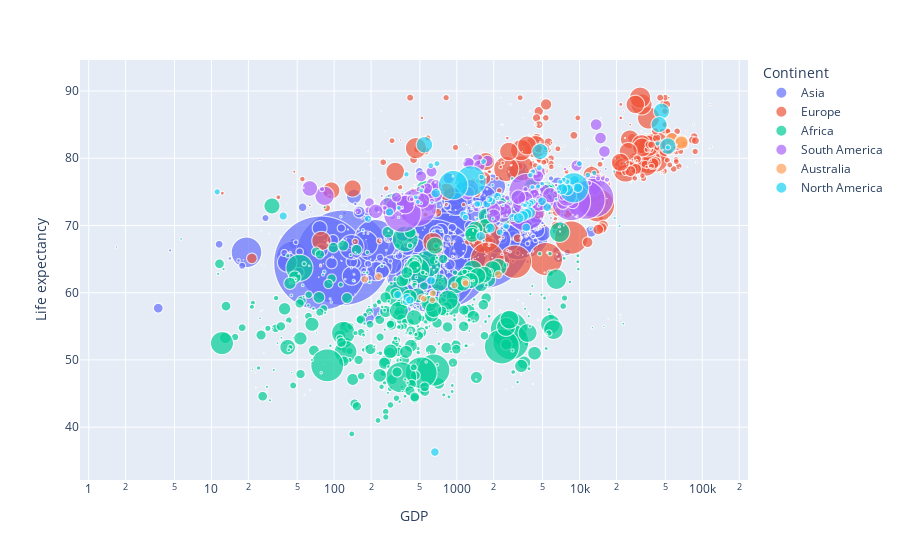

Notebook code cell kept with this figure:
### Code cell
bubble_graph = px.scatter(bubble_graph_data, x='GDP', y='Life expectancy ', size='Population', color='Continent', hover_name='Country', size_max=100, log_x=True)
bubble_graph.show()

### Figure 1 — Plotly figure (JSON) as saved in the notebook; plotly's stock layout.template omitted (floating-point values rounded to 4 significant figures; data arrays with more than 128 entries replaced by an {"elided": "..."} marker saying what was removed)
{"data": [{"hovertemplate": "<b>%{hovertext}</b><br><br>Continent=Asia<br>GDP=%{x}<br>Life expectancy =%{y}<br>Population=%{marker.size}<extra></extra>", "hovertext": {"elided": "484 str values"}, "legendgroup": "Asia", "marker": {"color": "#636efa", "size": {"elided": "484 int values"}, "sizemode": "area", "sizeref": 129400.0, "symbol": "circle"}, "mode": "markers", "name": "Asia", "showlegend": true, "type": "scattergl", "x": {"elided": "484 float values"}, "xaxis": "x", "y": {"elided": "484 float values"}, "yaxis": "y"}, {"hovertemplate": "<b>%{hovertext}</b><br><br>Continent=Europe<br>GDP=%{x}<br>Life expectancy =%{y}<br>Population=%{marker.size}<extra></extra>", "hovertext": {"elided": "544 str values"}, "legendgroup": "Europe", "marker": {"color": "#EF553B", "size": {"elided": "544 int values"}, "sizemode": "area", "sizeref": 129400.0, "symbol": "circle"}, "mode": "markers", "name": "Europe", "showlegend": true, "type": "scattergl", "x": {"elided": "544 float values"}, "xaxis": "x", "y": {"elided": "544 float values"}, "yaxis": "y"}, {"hovertemplate": "<b>%{hovertext}</b><br><br>Continent=Africa<br>GDP=%{x}<br>Life expectancy =%{y}<br>Population=%{marker.size}<extra></extra>", "hovertext": {"elided": "739 str values"}, "legendgroup": "Africa", "marker": {"color": "#00cc96", "size": {"elided": "739 float values"}, "sizemode": "area", "sizeref": 129400.0, "symbol": "circle"}, "mode": "markers", "name": "Africa", "showlegend": true, "type": "scattergl", "x": {"elided": "739 float values"}, "xaxis": "x", "y": {"elided": "739 float values"}, "yaxis": "y"}, {"hovertemplate": "<b>%{hovertext}</b><br><br>Continent=South America<br>GDP=%{x}<br>Life expectancy =%{y}<br>Population=%{marker.size}<extra></extra>", "hovertext": {"elided": "160 str values"}, "legendgroup": "South America", "marker": {"color": "#ab63fa", "size": {"elided": "160 int values"}, "sizemode": "area", "sizeref": 129400.0, "symbol": "circle"}, "mode": "markers", "name": "South America", "showlegend": true, "type": "scattergl", "x": {"elided": "160 float values"}, "xaxis": "x", "y": {"elided": "160 float values"}, "yaxis": "y"}, {"hovertemplate": "<b>%{hovertext}</b><br><br>Continent=Australia<br>GDP=%{x}<br>Life expectancy =%{y}<br>Population=%{marker.size}<extra></extra>", "hovertext": ["Australia", "Australia", "Australia", "Australia", "Australia", "Australia", "Australia", "Australia", "Australia", "Australia", "Australia", "Australia", "Australia", "Australia", "Australia", "Australia", "Fiji", "Fiji", "Fiji", "Fiji", "Fiji", "Fiji", "Fiji", "Fiji", "Fiji", "Fiji", "Fiji", "Fiji", "Fiji", "Fiji", "Fiji", "Fiji", "Kiribati", "Kiribati", "Kiribati", "Kiribati", "Kiribati", "Kiribati", "Kiribati", "Kiribati", "Kiribati", "Kiribati", "Kiribati", "Kiribati", "Kiribati", "Kiribati", "Kiribati", "Kiribati", "Papua New Guinea", "Papua New Guinea", "Papua New Guinea", "Papua New Guinea", "Papua New Guinea", "Papua New Guinea", "Papua New Guinea", "Papua New Guinea", "Papua New Guinea", "Papua New Guinea", "Papua New Guinea", "Papua New Guinea", "Papua New Guinea", "Papua New Guinea", "Papua New Guinea", "Samoa", "Samoa", "Samoa", "Samoa", "Samoa", "Samoa", "Samoa", "Samoa", "Samoa", "Samoa", "Samoa", "Samoa", "Samoa", "Samoa", "Samoa", "Samoa", "Solomon Islands", "Solomon Islands", "Solomon Islands", "Solomon Islands", "Solomon Islands", "Solomon Islands", "Solomon Islands", "Solomon Islands", "Solomon Islands", "Solomon Islands", "Solomon Islands", "Solomon Islands", "Solomon Islands", "Solomon Islands", "Solomon Islands", "Solomon Islands", "Tonga", "Tonga", "Tonga", "Tonga", "Tonga", "Tonga", "Tonga", "Tonga", "Tonga", "Tonga", "Tonga", "Tonga", "Tonga", "Tonga", "Tonga", "Tonga", "Vanuatu", "Vanuatu", "Vanuatu", "Vanuatu", "Vanuatu", "Vanuatu", "Vanuatu", "Vanuatu", "Vanuatu", "Vanuatu", "Vanuatu", "Vanuatu", "Vanuatu", "Vanuatu", "Vanuatu", "Vanuatu"], "legendgroup": "Australia", "marker": {"color": "#FFA15A", "size": [23789338, 2346694, 23117353, 22728254, 223424, 223175, 216917, 212492, 28276, 26979, 23948, 21274, 198954, 196514, 19413, 19153, 892149, 88586, 879715, 873596, 86786, 85995, 851967, 84334, 834812, 827411, 821817, 818354, 816628, 815691, 814218, 811223, 11247, 11458, 18535, 16613, 14656, 12652, 1568, 9844, 96311, 9426, 92325, 9542, 88895, 87343, 85858, 8446, 7755785, 7592865, 743836, 7269348, 718239, 6947447, 6787187, 6627922, 647272, 631479, 6161517, 61724, 5862316, 5716152, 5572222, 193759, 19229, 19757, 189194, 187665, 18625, 184826, 183526, 182286, 18194, 179929, 178781, 177662, 176582, 175566, 17461, 587482, 57554, 563513, 551531, 539614, 52779, 51679, 54477, 49294, 481422, 469885, 458324, 446769, 435262, 423853, 41269, 16364, 15782, 15328, 14951, 14577, 14137, 1364, 135, 12357, 11689, 1141, 146, 99789, 99184, 98611, 9882, 26463, 25885, 253142, 247485, 241871, 236295, 23785, 22534, 219953, 214634, 2937, 24143, 198964, 193956, 18929, 18563], "sizemode": "area", "sizeref": 129400.0, "symbol": "circle"}, "mode": "markers", "name": "Australia", "showlegend": true, "type": "scattergl", "x": [56550.0, 62210.0, 67790.0, 67680.0, 62250.0, 51870.0, 42740.0, 49660.0, 4992.0, 36120.0, 3417.0, 3472.0, 23470.0, 281.8, 19520.0, 2170.0, 4922.0, 546.4, 4764.0, 4547.0, 4353.0, 3652.0, 3369.0, 4178.0, 478.8, 3750.0, 3659.0, 3333.0, 2836.0, 2260.0, 238.9, 276.1, 1424.0, 1685.0, 1724.0, 1764.0, 1693.0, 1493.0, 1297.0, 1413.0, 1358.0, 1152.0, 1215.0, 113.6, 115.4, 826.6, 734.9, 796.8, 2183.0, 230.0, 271.3, 177.9, 1367.0, 1167.0, 1179.0, 956.7, 854.3, 77.58, 637.4, 588.4, 511.7, 539.4, 631.9, 4149.0, 4179.0, 4220.0, 4235.0, 3943.0, 3453.0, 335.1, 359.8, 322.5, 288.0, 2571.0, 2351.0, 197.3, 1631.0, 1555.0, 154.7, 1922.0, 29.65, 188.5, 1859.0, 1643.0, 1272.0, 1158.0, 125.8, 146.9, 948.7, 88.87, 818.4, 744.8, 785.0, 944.8, 154.5, 493.8, 4192.0, 4267.0, 451.5, 445.2, 3548.0, 37.85, 3393.0, 2932.0, 2893.0, 2595.0, 2284.0, 229.7, 1842.0, 1838.0, 263.3, 285.8, 3148.0, 3167.0, 3159.0, 3276.0, 2966.0, 2643.0, 2698.0, 2393.0, 248.0, 1886.0, 1788.0, 158.5, 1354.0, 1363.0, 1470.0], "xaxis": "x", "y": [82.8, 82.7, 82.5, 82.3, 82, 81.9, 81.7, 81.3, 81.3, 81.2, 81, 86, 83, 79.9, 79.9, 79.5, 69.9, 69.7, 69.6, 69.4, 69.2, 69.1, 68.9, 68.7, 68.6, 68.5, 68.3, 68.1, 68, 67.9, 67.8, 67.7, 66.3, 66.1, 65.8, 65.7, 65.5, 65.3, 65.2, 65.1, 65, 65, 64.9, 64.8, 64.7, 64.6, 64.3, 64.1, 62.7, 62.4, 62.2, 62, 61.8, 61.6, 61.4, 61.1, 68, 64, 59.9, 59.6, 59.3, 59.1, 58.9, 74, 73.8, 73.6, 73.2, 73, 72.6, 76, 72.5, 72.2, 72, 71.6, 71.4, 79, 76, 75, 72, 69.2, 68.8, 68.8, 68.7, 68.5, 68.3, 68.1, 68, 67.6, 67.6, 67.4, 67.1, 66.8, 66.5, 66.2, 65.8, 73.5, 73.3, 73.2, 73, 72.9, 72.8, 72.5, 72.6, 72.5, 72.4, 72.3, 72.2, 72, 71.9, 71.8, 71.6, 72, 71.7, 71.6, 71.4, 71.2, 71, 78, 75, 73, 71, 69.9, 69.6, 69.4, 69.3, 69.1, 69], "yaxis": "y"}, {"hovertemplate": "<b>%{hovertext}</b><br><br>Continent=North America<br>GDP=%{x}<br>Life expectancy =%{y}<br>Population=%{marker.size}<extra></extra>", "hovertext": {"elided": "208 str values"}, "legendgroup": "North America", "marker": {"color": "#19d3f3", "size": {"elided": "208 int values"}, "sizemode": "area", "sizeref": 129400.0, "symbol": "circle"}, "mode": "markers", "name": "North America", "showlegend": true, "type": "scattergl", "x": {"elided": "208 float values"}, "xaxis": "x", "y": {"elided": "208 float values"}, "yaxis": "y"}], "layout": {"legend": {"itemsizing": "constant", "title": {"text": "Continent"}, "tracegroupgap": 0}, "margin": {"t": 60}, "xaxis": {"anchor": "y", "domain": [0, 1], "title": {"text": "GDP"}, "type": "log"}, "yaxis": {"anchor": "x", "domain": [0, 1], "title": {"text": "Life expectancy "}}}}
